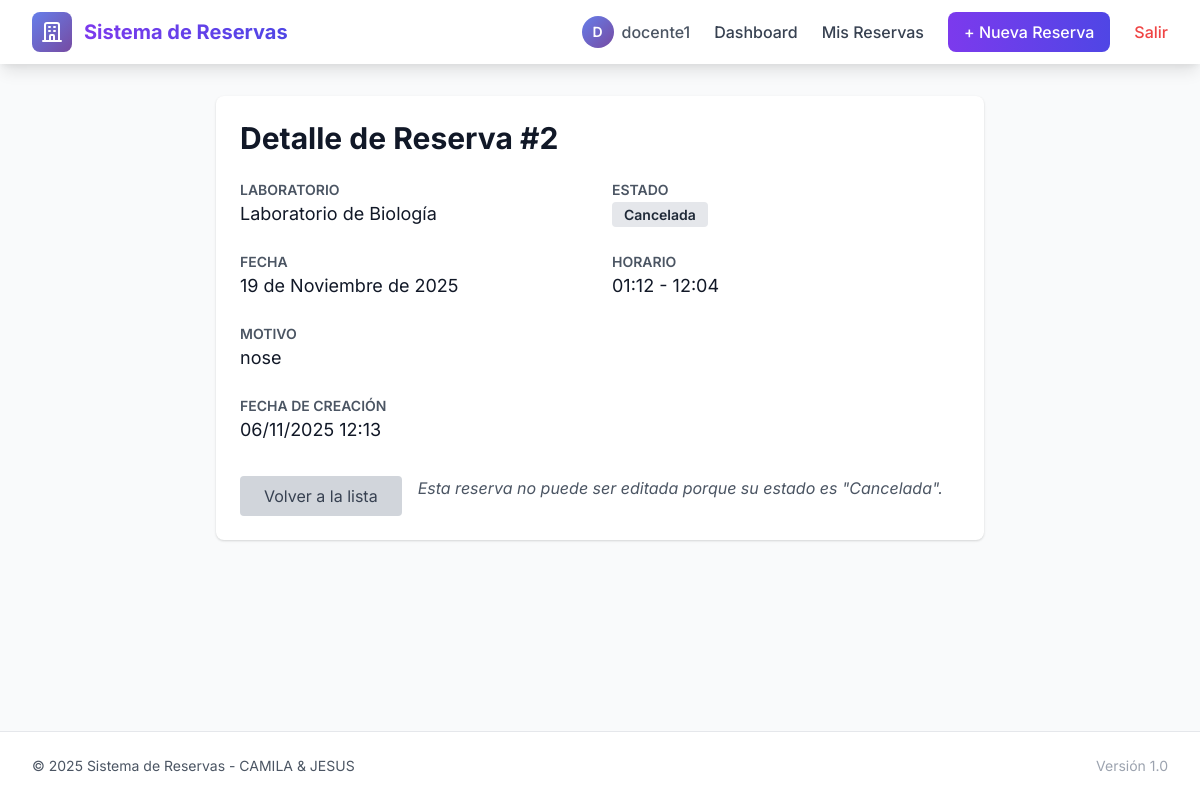
Page /docente/reservas/2/ (signed in) on the committed database.
### CAMILA_JESUS/models.py (models this page shows, shortened)
class Reserva(models.Model):
    docente = models.ForeignKey(User, on_delete=models.CASCADE, related_name='reservas')
    laboratorio = models.ForeignKey(Laboratorio, on_delete=models.CASCADE, related_name='reservas')
    fecha = models.DateField()
    hora_inicio = models.TimeField()
    hora_fin = models.TimeField()
    motivo = models.TextField()
    estado = models.CharField(max_length=10, choices=ESTADOS, default='Pendiente')
    fecha_creacion = models.DateTimeField(auto_now_add=True)
    class Meta:
        verbose_name = 'Reserva'
        verbose_name_plural = 'Reservas'
        ordering = ['-fecha', 'hora_inicio']

class Laboratorio(models.Model):
    nombre = models.CharField(max_length=100, unique=True)
    class Meta:
        verbose_name = 'Laboratorio'
        verbose_name_plural = 'Laboratorios'
        ordering = ['nombre']

### CAMILA_JESUS/views.py (the view, shortened to what this page needs)
# urls.py: path('docente/reservas/<int:pk>/', views.DocenteReservaDetailView.as_view(), name='docente_reserva_detail'),
class DocenteReservaDetailView(LoginRequiredMixin, UserPassesTestMixin, DetailView):
    model = Reserva
    template_name = 'camila/docente/reserva_detail.html'
    context_object_name = 'reserva'
    def test_func(self):
        reserva = self.get_object()
        return reserva.docente == self.request.user

### CAMILA_JESUS/templates/camila/docente/reserva_detail.html
{% extends 'camila/base.html' %}
{% block content %}
<div class="bg-white shadow rounded-lg p-6 max-w-3xl mx-auto">
  <h1 class="text-3xl font-bold mb-6">Detalle de Reserva #{{ reserva.id }}</h1>
  <div class="grid grid-cols-1 md:grid-cols-2 gap-6">
    <div>
      <h3 class="text-sm font-semibold text-gray-600 uppercase">Laboratorio</h3>
      <p class="text-lg">{{ reserva.laboratorio.nombre }}</p>
    </div>
    <div>
      <h3 class="text-sm font-semibold text-gray-600 uppercase">Estado</h3>
      <p class="text-lg">
        <span class="px-3 py-1 rounded text-sm font-semibold
          {% if reserva.estado == 'Pendiente' %}bg-yellow-200 text-yellow-800
          {% elif reserva.estado == 'Aprobada' %}bg-green-200 text-green-800
          {% elif reserva.estado == 'Rechazada' %}bg-red-200 text-red-800
          {% else %}bg-gray-200 text-gray-800{% endif %}">
          {{ reserva.estado }}
        </span>
      </p>
    </div>
    <div>
      <h3 class="text-sm font-semibold text-gray-600 uppercase">Fecha</h3>
      <p class="text-lg">{{ reserva.fecha }}</p>
    </div>
    <div>
      <h3 class="text-sm font-semibold text-gray-600 uppercase">Horario</h3>
      <p class="text-lg">{{ reserva.hora_inicio }} - {{ reserva.hora_fin }}</p>
    </div>
    <div class="md:col-span-2">
      <h3 class="text-sm font-semibold text-gray-600 uppercase">Motivo</h3>
      <p class="text-lg">{{ reserva.motivo }}</p>
    </div>
    <div>
      <h3 class="text-sm font-semibold text-gray-600 uppercase">Fecha de creación</h3>
      <p class="text-lg">{{ reserva.fecha_creacion|date:"d/m/Y H:i" }}</p>
    </div>
  </div>
  <div class="mt-8 flex space-x-4">
    <a href="{% url 'camila:docente_reserva_list' %}" class="bg-gray-300 text-gray-700 px-6 py-2 rounded hover:bg-gray-400">
      Volver a la lista
    </a>
    {% if reserva.estado == 'Pendiente' %}
      <a href="{% url 'camila:docente_reserva_update' reserva.pk %}" class="bg-blue-600 text-white px-6 py-2 rounded hover:bg-blue-700">
        Editar
      </a>
      <form method="post" action="{% url 'camila:docente_reserva_cancelar' reserva.pk %}" class="inline" onsubmit="return confirm('¿Estás seguro de cancelar esta reserva?');">
        {% csrf_token %}
        <button type="submit" class="bg-red-600 text-white px-6 py-2 rounded hover:bg-red-700">
          Cancelar Reserva
        </button>
      </form>
    {% else %}
      <div class="text-gray-600 italic">
        Esta reserva no puede ser editada porque su estado es "{{ reserva.estado }}".
      </div>
    {% endif %}
  </div>
</div>
{% endblock %}

### CAMILA_JESUS/templates/camila/base.html (shortened to what this page needs)
<!doctype html>
<html lang="es">
<head>
  <link href="https://cdn.jsdelivr.net/npm/tailwindcss@2.2.19/dist/tailwind.min.css" rel="stylesheet">
</head>
<body class="bg-gray-50 text-gray-900 min-h-screen flex flex-col">
  <nav class="bg-white shadow-lg sticky top-0 z-50">
    <div class="max-w-7xl mx-auto px-4 sm:px-6 lg:px-8">
      <div class="flex justify-between items-center h-16">
        <div class="flex items-center space-x-3">
          <div class="w-10 h-10 gradient-bg rounded-lg flex items-center justify-center">
            <svg class="w-6 h-6 text-white" fill="none" stroke="currentColor" viewBox="0 0 24 24">
              <path stroke-linecap="round" stroke-linejoin="round" stroke-width="2" d="M19 21V5a2 2 0 00-2-2H7a2 2 0 00-2 2v16m14 0h2m-2 0h-5m-9 0H3m2 0h5M9 7h1m-1 4h1m4-4h1m-1 4h1m-5 10v-5a1 1 0 011-1h2a1 1 0 011 1v5m-4 0h4"></path>
            </svg>
          </div>
          <a href="{% url 'camila:home' %}" class="text-xl font-bold bg-gradient-to-r from-purple-600 to-indigo-600 bg-clip-text text-transparent">
          </a>
        </div>
        <div class="flex items-center space-x-6">
          {% if user.is_authenticated %}
            <div class="flex items-center space-x-2 text-gray-600">
              <div class="w-8 h-8 rounded-full gradient-bg flex items-center justify-center text-white font-semibold text-sm">
                {{ user.username|slice:":1"|upper }}
              </div>
              <span class="font-medium">{{ user.username }}</span>
            </div>
            {% if user.is_staff %}
              <a href="{% url 'camila:admin_dashboard' %}" class="nav-link text-gray-700 hover:text-indigo-600 font-medium">Dashboard</a>
              <a href="{% url 'camila:admin_reserva_list' %}" class="nav-link text-gray-700 hover:text-indigo-600 font-medium">Reservas</a>
              <a href="{% url 'camila:admin_estadisticas' %}" class="nav-link text-gray-700 hover:text-indigo-600 font-medium">Estadísticas</a>
            {% else %}
              <a href="{% url 'camila:docente_dashboard' %}" class="nav-link text-gray-700 hover:text-indigo-600 font-medium">Dashboard</a>
              <a href="{% url 'camila:docente_reserva_list' %}" class="nav-link text-gray-700 hover:text-indigo-600 font-medium">Mis Reservas</a>
              <a href="{% url 'camila:docente_reserva_create' %}" class="px-4 py-2 bg-gradient-to-r from-purple-600 to-indigo-600 text-white rounded-lg hover:shadow-lg transition duration-300 font-medium">
                + Nueva Reserva
              </a>
            {% endif %}
            <a href="{% url 'logout' %}" class="text-red-500 hover:text-red-700 font-medium transition duration-300">Salir</a>
          {% else %}
            <a href="{% url 'login' %}" class="px-6 py-2 bg-gradient-to-r from-purple-600 to-indigo-600 text-white rounded-lg hover:shadow-lg transition duration-300 font-medium">
              Iniciar Sesión
            </a>
          {% endif %}
        </div>
      </div>
    </div>
  </nav>
  <main class="flex-grow max-w-7xl w-full mx-auto px-4 sm:px-6 lg:px-8 py-8">
    {% block content %}{% endblock %}
  </main>
  <footer class="bg-white border-t border-gray-200 mt-12">
    <div class="max-w-7xl mx-auto px-4 sm:px-6 lg:px-8 py-6">
      <div class="flex justify-between items-center">
        <p class="text-gray-600 text-sm">
          © 2025 Sistema de Reservas - CAMILA & JESUS
        </p>
        <div class="flex space-x-6">
          <span class="text-gray-400 text-sm">Versión 1.0</span>
        </div>
      </div>
    </div>
  </footer>
</body>
</html>

### CAMILA_JESUS/templates/camila/base.html (style rules this page uses)
body { font-family: 'Inter', sans-serif; }
.gradient-bg { background: linear-gradient(135deg, #667eea 0%, #764ba2 100%); }
.nav-link { position: relative; transition: color 0.3s ease; }
.nav-link::after { content: ''; position: absolute; bottom: -4px; left: 0; width: 0; height: 2px; background-color: #667eea; transition: width 0.3s ease; }

### rows in the picture
Reserva: id "2", laboratorio.nombre "Laboratorio de Biología", estado "Cancelada", fecha "19 de Noviembre de 2025", hora_inicio "01:12", hora_fin "12:04", motivo "nose", fecha_creacion "06/11/2025 12:13"

### other values in the picture
{{ user.username|slice:":1"|upper }} "D"
{{ user.username }} "docente1"
